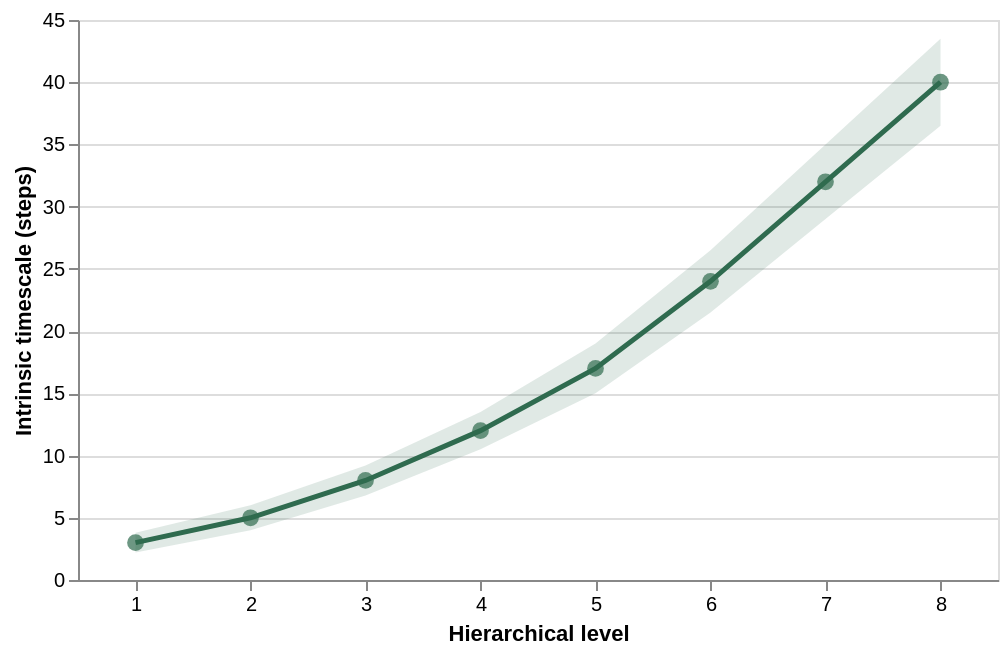

The code cell stored with this chart in its notebook:
### Code cell
#| label: fig-tau
#| caption: Intrinsic timescale recovered from each region's autocorrelation, against hierarchical level. Points are the across-seed mean; the band is one standard deviation.

import altair as alt
import pandas as pd

df = pd.DataFrame({
    'level': range(1, 9),
    'tau':  [3, 5, 8, 12, 17, 24, 32, 40],
    'lo':   [2.2, 4.0, 6.8, 10.5, 15.0, 21.5, 29.0, 36.5],
    'hi':   [3.8, 6.0, 9.2, 13.5, 19.0, 26.5, 35.0, 43.5],
})

band = alt.Chart(df).mark_area(opacity=0.15, color='#2f6b4f').encode(
    x=alt.X('level:Q', title='Hierarchical level'),
    y=alt.Y('lo:Q', title='Intrinsic timescale (steps)'), y2='hi:Q')
line = alt.Chart(df).mark_line(color='#2f6b4f', strokeWidth=2.5).encode(x='level:Q', y='tau:Q')
points = alt.Chart(df).mark_point(color='#2f6b4f', filled=True, size=70).encode(
    x='level:Q', y='tau:Q', tooltip=['level', 'tau', 'lo', 'hi'])

(band + line + points).properties(width=460, height=280)

### Figure 1 — Vega-Lite specification as saved in the notebook (floating-point values rounded to 4 significant figures)
{"$schema": "https://vega.github.io/schema/vega-lite/v5.json", "description": "Intrinsic timescale against hierarchical level.", "width": 460, "height": 280, "data": {"values": [{"level": 1, "tau": 3, "lo": 2.2, "hi": 3.8}, {"level": 2, "tau": 5, "lo": 4, "hi": 6}, {"level": 3, "tau": 8, "lo": 6.8, "hi": 9.2}, {"level": 4, "tau": 12, "lo": 10.5, "hi": 13.5}, {"level": 5, "tau": 17, "lo": 15, "hi": 19}, {"level": 6, "tau": 24, "lo": 21.5, "hi": 26.5}, {"level": 7, "tau": 32, "lo": 29, "hi": 35}, {"level": 8, "tau": 40, "lo": 36.5, "hi": 43.5}]}, "encoding": {"x": {"field": "level", "type": "quantitative", "title": "Hierarchical level", "axis": {"tickCount": 8, "grid": false}, "scale": {"domain": [0.5, 8.5]}}}, "layer": [{"mark": {"type": "area", "opacity": 0.15, "color": "#2f6b4f"}, "encoding": {"y": {"field": "lo", "type": "quantitative", "title": "Intrinsic timescale (steps)"}, "y2": {"field": "hi"}}}, {"mark": {"type": "line", "color": "#2f6b4f", "strokeWidth": 2.5}, "encoding": {"y": {"field": "tau", "type": "quantitative"}}}, {"mark": {"type": "point", "color": "#2f6b4f", "filled": true, "size": 70}, "encoding": {"y": {"field": "tau", "type": "quantitative"}, "tooltip": [{"field": "level", "title": "Level"}, {"field": "tau", "title": "Timescale"}, {"field": "lo", "title": "-1 SD"}, {"field": "hi", "title": "+1 SD"}]}}]}
